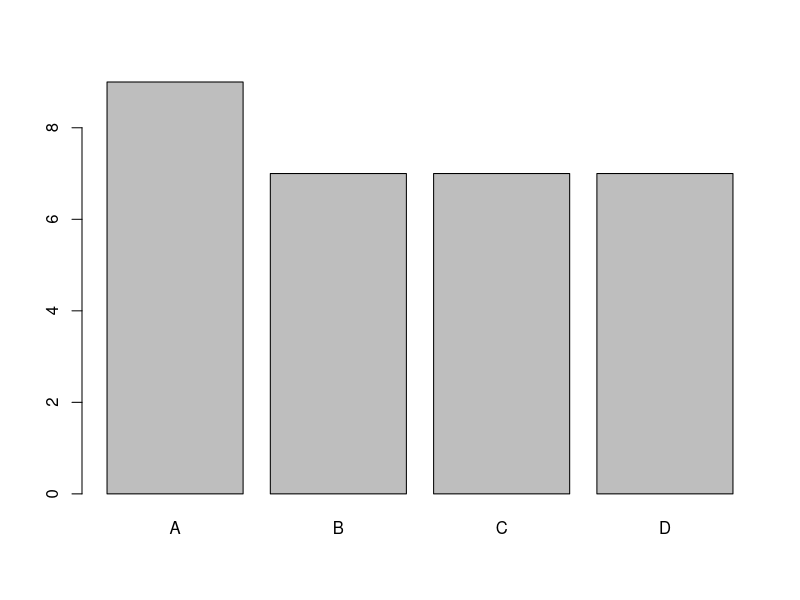
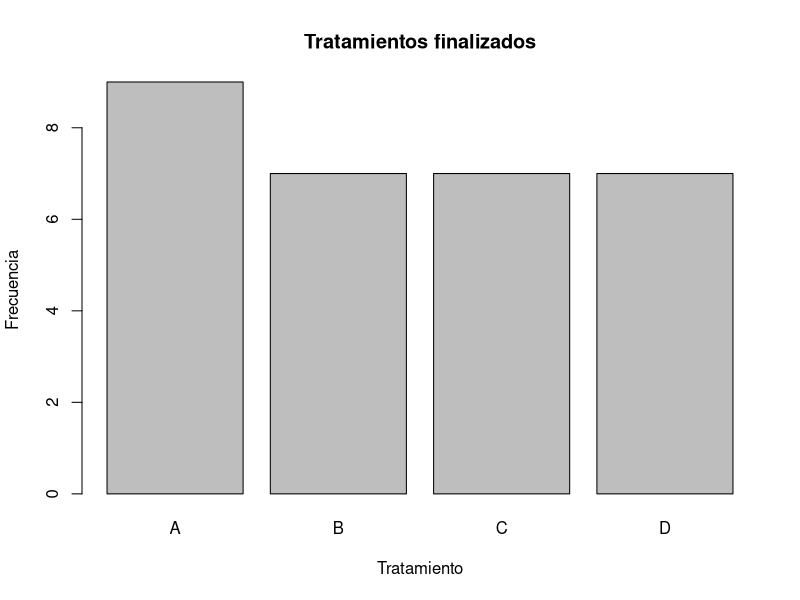
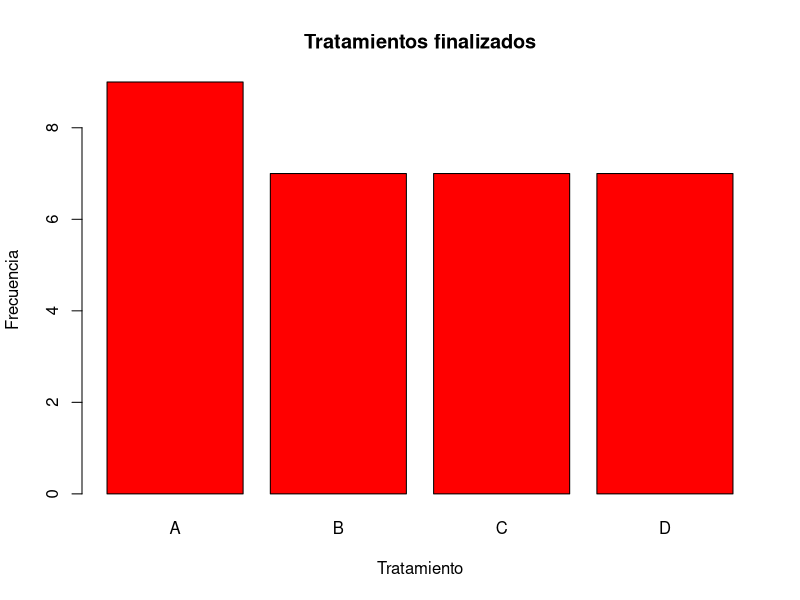
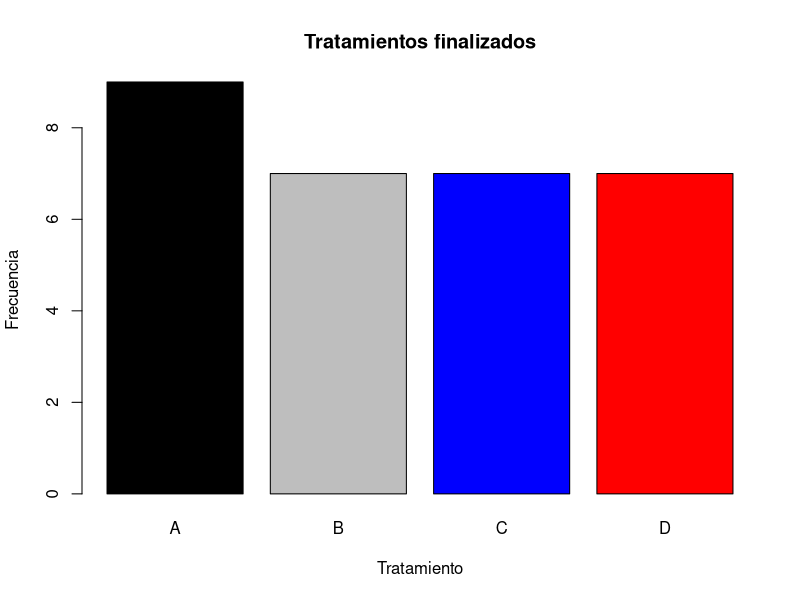
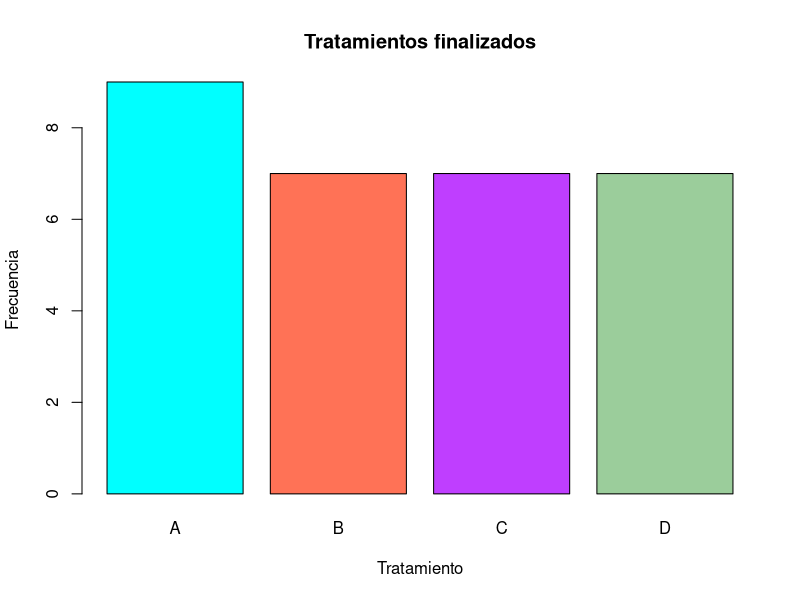
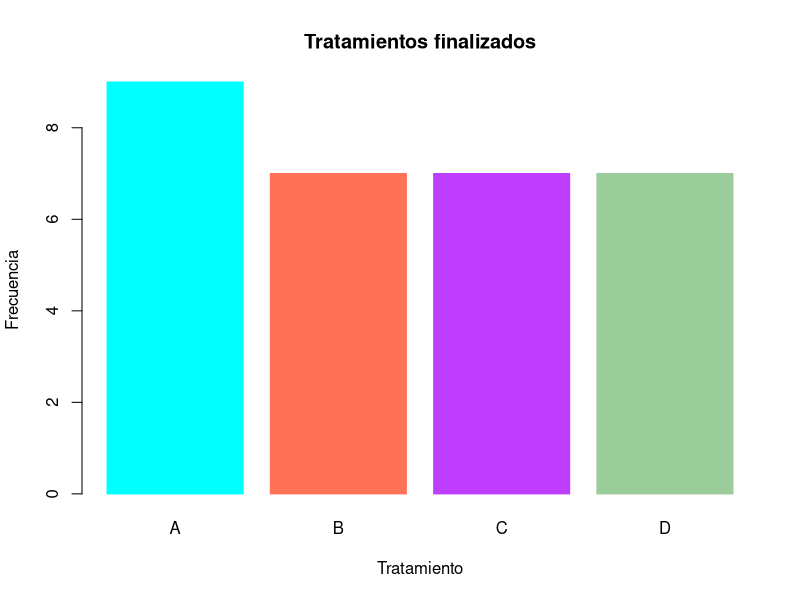
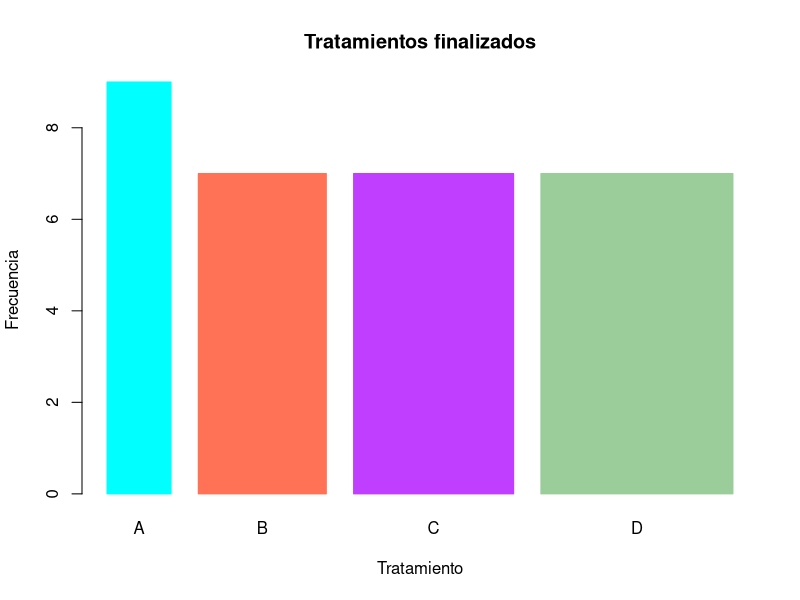
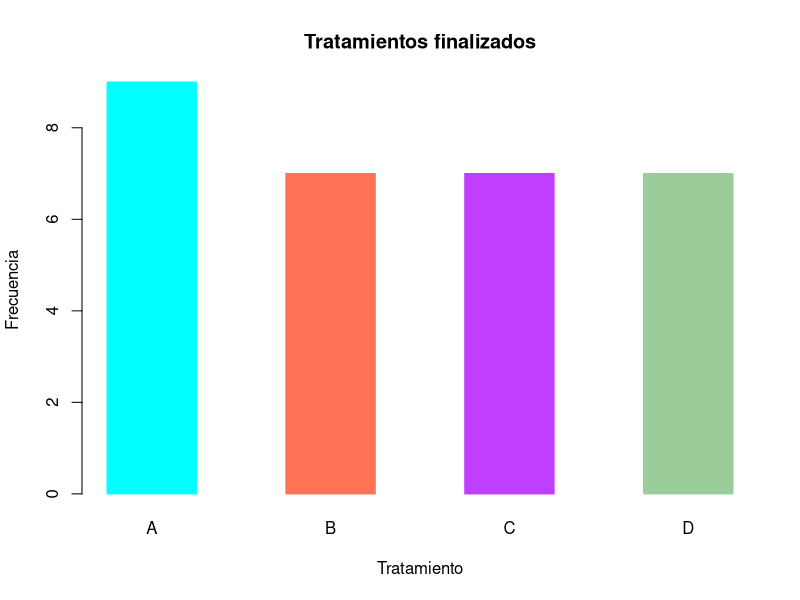

These charts were generated, in order, by the following R code:
## ---- chunk 1
knitr::opts_chunk$set(echo = TRUE)
## ---- chunk 2
tratamiento <- as.factor(sample(c("A","B", "C", "D"), size =30, replace = TRUE))    
frec.tratam <- table(tratamiento)
frec.tratam
## ---- chunk 3
barplot(frec.tratam)
## ---- chunk 4
barplot(frec.tratam,
        xlab = "Tratamiento", #nombre al eje x
       ylab= "Frecuencia",#nombre del eje Y 
       main= "Tratamientos finalizados"# título del gráfico
       ) 
## ---- chunk 5

barplot(frec.tratam,
        xlab = "Tratamiento", #nombre al eje x
       ylab= "Frecuencia",#nombre del eje Y 
       main= "Tratamientos finalizados",# título del gráfico
       col= "red", #color de las barras
       ) 
## ---- chunk 6

barplot(frec.tratam,
        xlab = "Tratamiento", #nombre al eje x
       ylab= "Frecuencia",#nombre del eje Y 
       main= "Tratamientos finalizados",# título del gráfico
       col= c("black", "grey", "blue", "red")#color de las barras 
       ) 
## ---- chunk 7

barplot(frec.tratam,
        xlab = "Tratamiento", #nombre al eje x
       ylab= "Frecuencia",#nombre del eje Y 
       main= "Tratamientos finalizados",# título del gráfico
       col= c("cyan1", "coral1", "darkorchid1", "darkseagreen3")#color de las barras 
       ) 
## ---- chunk 8

barplot(frec.tratam,
        xlab = "Tratamiento", #nombre al eje x
       ylab= "Frecuencia",#nombre del eje Y 
       main= "Tratamientos finalizados",# título del gráfico
       col= c("cyan1", "coral1", "darkorchid1", "darkseagreen3"),#defino los bordes#color de las barras
        border=c("cyan1", "coral1", "darkorchid1", "darkseagreen3") #defino el color de los bordes
       ) 
## ---- chunk 9

barplot(frec.tratam,
        xlab = "Tratamiento", #nombre al eje x
       ylab= "Frecuencia",#nombre del eje Y 
       main= "Tratamientos finalizados",# título del gráfico
       col= c("cyan1", "coral1", "darkorchid1", "darkseagreen3"),#defino los bordes#color de las barras
        border=c("cyan1", "coral1", "darkorchid1", "darkseagreen3"), #defino el color de los bordes
       width= c(0.4,0.8,1,1.2)#cambio el ancho de las barras
        )
       
## ---- chunk 10
barplot(frec.tratam,
        xlab = "Tratamiento", #nombre al eje x
       ylab= "Frecuencia",#nombre del eje Y 
       main= "Tratamientos finalizados",# título del gráfico
       col= c("cyan1", "coral1", "darkorchid1", "darkseagreen3"),#defino los bordes#color de las barras
        border=c("cyan1", "coral1", "darkorchid1", "darkseagreen3"), #defino el color de los bordes
       space=(1)#cambio la separación entre barras
        )
       
## ---- chunk 11

barplot(frec.tratam,
        xlab = "Tratamiento", #nombre al eje x
       ylab= "Frecuencia",#nombre del eje Y 
       main= "Tratamientos finalizados",# título del gráfico
     density=c(18,14,10,14,18), #defino el entramado (cantidad de lineas)
        angle=c(0,45,90,11,36), #defino el angulo del entramado
        col="black" #color del entramado
        )
       
## ---- chunk 12
## Del vector al dataframe
datos<- as.data.frame(tratamiento)

## Cargue el paquete ggplot
library(ggplot2)

## ¡Y crea el gráfico!
ggplot(datos) + # defino el data set con el que voy a trabajar
  geom_bar(aes(x=tratamiento)) # defino al geometria del gráfico y los ejes
       
## ---- chunk 13
ggplot(datos) + # defino el data set con el que voy a trabajar
  geom_bar(aes(x=tratamiento)) + #defino al geometria del gráfico y los ejes
  xlab("Tratamientos") + # agrego el nombre del eje X
  ylab ("Frecuencia") + # agrego el nombre del eje Y
  ggtitle("Tratamientos finalizados") + # agrego el título
  scale_y_continuous(breaks = c(0,1,2,3, 4,5, 6,7,8,9,10)) # establezco donde estan mis marcas del eje y
       
## ---- chunk 14
ggplot(datos)+#defino el data set con el que voy a trabajar
   geom_bar(aes(x=tratamiento))+ #defino al geometria del gráfico y los ejes
  xlab("Tratamientos")+#agrego el nombre del eje X
  ylab ("Frecuencia")+#agrego el nombre del eje Y
  ggtitle("Tratamientos finalizados")+   
  scale_y_continuous(breaks = c(0,1,2,3, 4,5, 6,7,8,9,10))+#establezco donde estan mis marcas del eje y#agrego el título
  theme_bw()#defino mi tema 
 
## ---- chunk 15
ggplot(datos) +#defino el data set con el que voy a trabajar
   geom_bar(aes(x=tratamiento), fill=c("black", "grey", "blue", "red")) + #defino al geometria del gráfico y los ejes
  xlab("Tratamientos") +#agrego el nombre del eje X
  ylab ("Frecuencia") +#agrego el nombre del eje Y
  ggtitle("Tratamientos finalizados") +   
  scale_y_continuous(breaks = c(0,1,2,3, 4,5, 6,7,8,9,10)) +#establezco donde estan mis marcas del eje y#agrego el título
  theme_bw()#defino mi tema 
 
